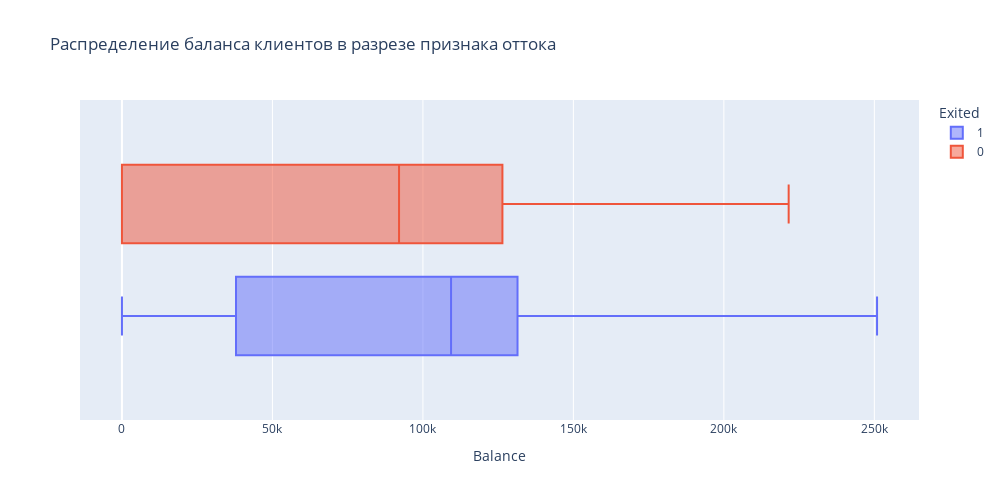

The code cell stored with this chart in its notebook:
### Markdown cell above
Альтернативный график к заданию 9.3 - ящик с усами

### Code cell
fig=px.box(
    data_frame=bank_df, 
    x='Balance', 
    color='Exited', 
    width=1000, 
    height=500, 
    title='Распределение баланса клиентов в разрезе признака оттока'
)
fig.show()

### Figure 1 — Plotly figure (JSON) as saved in the notebook; plotly's stock layout.template omitted (floating-point values rounded to 4 significant figures; data arrays with more than 128 entries replaced by an {"elided": "..."} marker saying what was removed)
{"data": [{"alignmentgroup": "True", "hovertemplate": "Exited=1<br>Balance=%{x}<extra></extra>", "legendgroup": "1", "marker": {"color": "#636efa"}, "name": "1", "notched": false, "offsetgroup": "1", "orientation": "h", "showlegend": true, "type": "box", "x": {"elided": "2037 float values"}, "x0": " ", "xaxis": "x", "y0": " ", "yaxis": "y"}, {"alignmentgroup": "True", "hovertemplate": "Exited=0<br>Balance=%{x}<extra></extra>", "legendgroup": "0", "marker": {"color": "#EF553B"}, "name": "0", "notched": false, "offsetgroup": "0", "orientation": "h", "showlegend": true, "type": "box", "x": {"elided": "7963 float values"}, "x0": " ", "xaxis": "x", "y0": " ", "yaxis": "y"}], "layout": {"boxmode": "group", "height": 500, "legend": {"title": {"text": "Exited"}, "tracegroupgap": 0}, "title": {"text": "Распределение баланса клиентов в разрезе признака оттока"}, "width": 1000, "xaxis": {"anchor": "y", "domain": [0, 1], "title": {"text": "Balance"}}, "yaxis": {"anchor": "x", "domain": [0, 1]}}}
